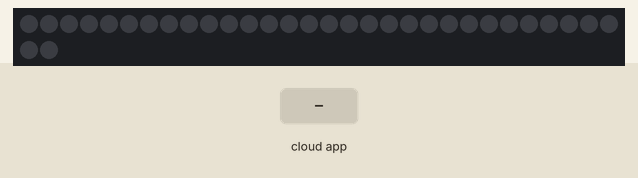
This sketch was run on a simulated ESP8266 (NodeMCU). On the bench: 32 RGB LEDs in strip order, left to right, continuing on the next row. Inputs (shaded band) come from the test bench. Dim RGB values are drawn brighter than linear; WiFi joins after 1.5 s; servers stay silent unless stated; no MQTT or app messages arrive unless stated; what the sketch prints to the serial monitor is not drawn.

Above: at 2.7 s.
2.8 s: the phone or cloud app sets 1 to mood
At 4.8 s:
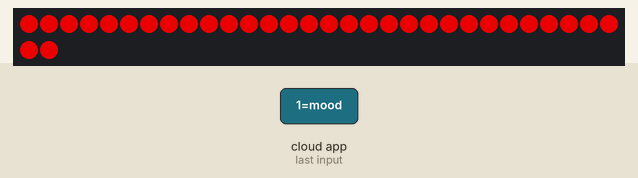
Timing chart, 0 to 6.3 s (numbered marks = the images above; inputs shaded):
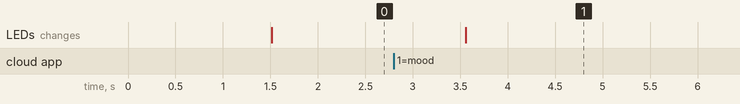

Measured:
- after the input at 2.8 s, the LEDs: change after 0.76 s (image 1)

The sketch:

MoodFX.ino
```cpp
#include <ESP8266WiFi.h>
#include <Adafruit_MQTT.h>
#include <Adafruit_MQTT_Client.h>
#include <Adafruit_NeoPixel.h>

/************************* ESP8266 Huzzah Feather Settings *******************
Board           "Generic ESP8266 Module"
Flash Mode      "QIO"
Flash Frequency "40MHz"
Upload Using    "Serial"
CPU Frequency   "80 MHz"
Flash Size      "4M"
Reset Method    "nodemcu"
******************************************************************************/


/************************* NeoPixel ******************************************/
#define PIN         15
#define NUM_PIXELS  32
Adafruit_NeoPixel pixel = Adafruit_NeoPixel(NUM_PIXELS, PIN, NEO_GRB + NEO_KHZ800);


/************************* MoodLight *****************************************/
#define DELAY_TIME 250
#define MAX_BRIGHT 190
volatile bool isMood  = false;
volatile int  red     = 0;
volatile int  green   = 126;
volatile int  blue    = 126;
volatile int  idx     = 0;


/************************* WiFi related **************************************/
#define WLAN_SSID     "WIFI SSID"
#define WLAN_PASSWORD "WIFI PASSWORD"


/************************* MQTT related **************************************/
volatile bool isConnecting          = false;
const char MQTT_SERVER[] PROGMEM    = "iot.eclipse.org";  // MQTT broker url
const int  MQTT_PORT                = 1883;               // MQTT broker port
const char MQTT_CLIENTID[] PROGMEM  = "MoodFX";           // MQTT client id
const char MQTT_USERNAME[] PROGMEM  = "";                 // MQTT username
const char MQTT_PASSWORD[] PROGMEM  = "";                 // MQTT password
const char MQTT_NEO_INPUT[] PROGMEM = "huzzah/1";         // Topic for incoming messages
const char MQTT_NEO_MSG[] PROGMEM   = "huzzah/1/msg";     // Topic for outgoing messages

// Create ESP8266 WiFi client to connect to MQTT server
WiFiClient wifiClient;
Adafruit_MQTT_Client mqttClient(&wifiClient, MQTT_SERVER, MQTT_PORT, MQTT_CLIENTID, MQTT_USERNAME, MQTT_PASSWORD);

// Setup topics
Adafruit_MQTT_Subscribe huzzahIncoming = Adafruit_MQTT_Subscribe(&mqttClient, MQTT_NEO_INPUT);
Adafruit_MQTT_Publish   huzzahOutgoing = Adafruit_MQTT_Publish(&mqttClient, MQTT_NEO_MSG);

// Bug in Arduino 1.6.6, it seems to need  a function declaration
void mqttConnect();
void moodTransition();
void hsb2rgb(uint16_t index, uint8_t sat, uint8_t bright);


// Interrupt handler which calls the mood transition method
void inline handler (void) {
  if (isMood) moodTransition();
  timer0_write(ESP.getCycleCount() + 40000000); //80000000 ca. 1 sec
}


void setup() {
  Serial.begin(115200);
  delay(10);

  // Connect to WiFi
  Serial.println();
  Serial.print("Connecting to ");
  Serial.println(WLAN_SSID);

  WiFi.begin(WLAN_SSID, WLAN_PASSWORD);
  while (WiFi.status() != WL_CONNECTED) {
    delay(500);
    Serial.print(".");
  }
  Serial.println();

  Serial.println("WiFi connected");
  Serial.print("IP address: "); Serial.println(WiFi.localIP());

  // Initialize NeoPixels
  pinMode(PIN, OUTPUT);
  pixel.begin();

  // Subscribe to Neo Input Topic
  mqttClient.subscribe(&huzzahIncoming);

  // Attach interrupt that calls the executes the handler every 500ms
  noInterrupts();
  timer0_isr_init();
  timer0_attachInterrupt(handler);
  timer0_write(ESP.getCycleCount() + 40000000);
  interrupts();
}


void loop() {
  // (Re)Connect if needed
  mqttConnect();

  if (isMood) {
    String outputMsg = String(red) + "," + String(green) + "," + String(blue);
    char charBuf[outputMsg.length() + 1];
    outputMsg.toCharArray(charBuf, outputMsg.length() + 1);
    huzzahOutgoing.publish(charBuf);
  }

  Adafruit_MQTT_Subscribe *subscription;
  while((subscription = mqttClient.readSubscription(5000))) {
    if (subscription == &huzzahIncoming) {
      // Extract rgb color values from message
      long hex = (long) strtol((char *)huzzahIncoming.lastread, NULL, 16);
      int  r   = hex >> 16;
      int  g   = hex >> 8 & 0xFF;
      int  b   = hex & 0xFF;
      for (int i = 0 ; i < NUM_PIXELS ; i++) {
        pixel.setPixelColor(i, pixel.Color(r, g, b));
        pixel.show();
      }
      // Check for "mood" message
      String msg = String((char *)huzzahIncoming.lastread);
      isMood = msg == "mood";
    }
  }
}


/**
 * Connect to MQTT broker
 */
void mqttConnect() {
  // Return if already connected.
  if (mqttClient.connected() || isConnecting) { return; }

  int8_t ret;
  Serial.print("Connecting to MQTT... ");

  isConnecting = true;
  uint8_t retries = 3;
  while ((ret = mqttClient.connect()) != 0) { // connect will return 0 for connected
       Serial.println(mqttClient.connectErrorString(ret));
       Serial.println("Retrying MQTT connection in 5 seconds...");
       mqttClient.disconnect();
       delay(5000);  // wait 5 seconds
       retries--;
       if (retries == 0) {
         while (1); // basically die and wait for WDT to reset me
       }
  }
  isConnecting = false;
  Serial.println("MQTT Connected!");
}

/**
 * This method will cycle through the colors by simply changing
 * the hue of the color
 */
void moodTransition() {
  idx++; // Increase hue index
  if (idx > 768) idx = 0;

  // Adjust hue value of color
  hsb2rgb(idx, 255, 190);

  // Set neo pixels
  for (int i = 0 ; i < NUM_PIXELS ; i++) {
    pixel.setPixelColor(i, pixel.Color(red, green, blue));
    pixel.show();
  }
}

/******************************************************************************
 * accepts hue, saturation and brightness values and outputs three 8-bit color
 * values in an array (color[])
 *
 * saturation (sat) and brightness (bright) are 8-bit values.
 *
 * hue is a value between 0 and 767. hue values out of range are
 * rendered as 0.
 *
 *****************************************************************************/
void hsb2rgb(uint16_t hue, uint8_t sat, uint8_t bright) {
  uint16_t r_temp, g_temp, b_temp;
  uint8_t hue_mod;
  uint8_t inverse_sat = (sat ^ 255);

  hue     = hue % 768;
  hue_mod = hue % 256;

  if (hue < 256) {
    r_temp = hue_mod ^ 255;
    g_temp = hue_mod;
    b_temp = 0;
  } else if (hue < 512) {
    r_temp = 0;
    g_temp = hue_mod ^ 255;
    b_temp = hue_mod;
  } else if ( hue < 768) {
    r_temp = hue_mod;
    g_temp = 0;
    b_temp = hue_mod ^ 255;
  } else {
    r_temp = 0;
    g_temp = 0;
    b_temp = 0;
  }

  r_temp = ((r_temp * sat) / 255) + inverse_sat;
  g_temp = ((g_temp * sat) / 255) + inverse_sat;
  b_temp = ((b_temp * sat) / 255) + inverse_sat;

  r_temp = (r_temp * bright) / 255;
  g_temp = (g_temp * bright) / 255;
  b_temp = (b_temp * bright) / 255;

  red   = (uint8_t)r_temp;
  green = (uint8_t)g_temp;
  blue  = (uint8_t)b_temp;
}
```
